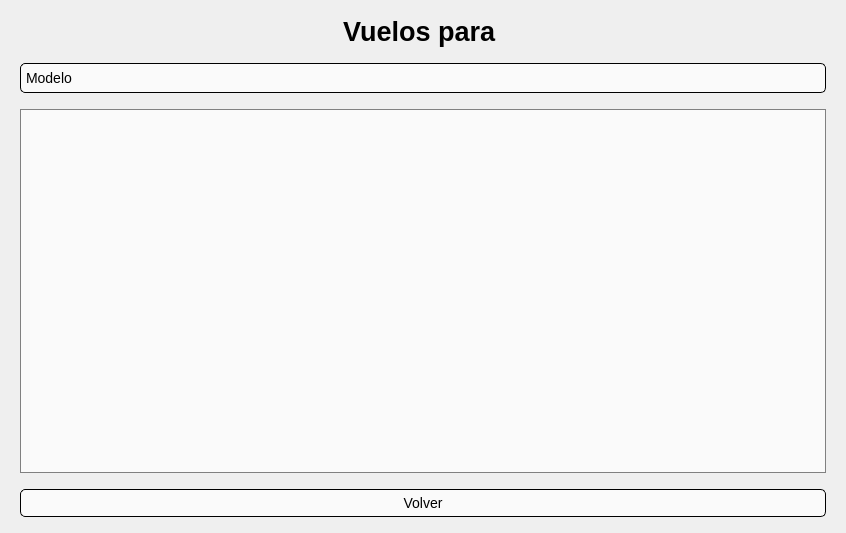
<?xml version="1.0" encoding="UTF-8"?>
<ui version="4.0">
 <class>MainWindow</class>
 <widget class="QMainWindow" name="MainWindow">
  <property name="geometry">
   <rect>
    <x>0</x>
    <y>0</y>
    <width>846</width>
    <height>533</height>
   </rect>
  </property>
  <property name="minimumSize">
   <size>
    <width>755</width>
    <height>485</height>
   </size>
  </property>
  <property name="windowTitle">
   <string>Vuelos App</string>
  </property>
  <property name="styleSheet">
   <string notr="true">QWidget#principal {
    background-image: url(recursos/media/fondo.jpg);
    background-repeat: no-repeat;
    background-position: center;
    background-size: cover; /* Ajusta la imagen al tamaño de la ventana */
}</string>
  </property>
  <widget class="QWidget" name="principal">
   <property name="styleSheet">
    <string notr="true"/>
   </property>
   <layout class="QVBoxLayout" name="verticalLayout_2">
    <property name="spacing">
     <number>16</number>
    </property>
    <property name="leftMargin">
     <number>20</number>
    </property>
    <property name="topMargin">
     <number>16</number>
    </property>
    <property name="rightMargin">
     <number>20</number>
    </property>
    <property name="bottomMargin">
     <number>16</number>
    </property>
    <item>
     <widget class="QLabel" name="Titulo">
      <property name="font">
       <font>
        <family>Arial</family>
        <pointsize>20</pointsize>
        <bold>true</bold>
       </font>
      </property>
      <property name="layoutDirection">
       <enum>Qt::LeftToRight</enum>
      </property>
      <property name="styleSheet">
       <string notr="true">color: black;</string>
      </property>
      <property name="text">
       <string>Vuelos para </string>
      </property>
      <property name="alignment">
       <set>Qt::AlignCenter</set>
      </property>
     </widget>
    </item>
    <item>
     <widget class="QComboBox" name="comboBox">
      <property name="styleSheet">
       <string notr="true">QComboBox {
    background-color: rgba(255, 255, 255, 180); /* Blanco transparente */
    border: 1px solid black; /* Borde negro */
    border-radius: 5px; /* Esquinas redondeadas */
    font-size: 14px; /* Tamaño del texto */
    padding: 5px; /* Espaciado interno */
}

QComboBox:hover {
    background-color: rgba(240, 240, 240, 200); /* Blanco más intenso al pasar el mouse */
}

QComboBox:pressed {
    background-color: rgba(220, 220, 220, 220); /* Blanco más oscuro al presionar */
}

QComboBox QAbstractItemView {
    background-color: rgba(255, 255, 255, 180); /* Fondo blanco transparente para el desplegable */
    border: 1px solid black; /* Borde negro */
    font-size: 14px; /* Tamaño del texto */
    selection-background-color: rgba(200, 200, 255, 150); /* Azul claro al seleccionar */
}

QComboBox QAbstractItemView::item {
    padding: 5px; /* Espaciado interno de los elementos */
    font-weight: normal; /* Texto en normal en los ítems */
}

QComboBox::drop-down {
    border: none; /* Sin borde para la flecha */
    background: transparent; /* Fondo transparente para la flecha */
    width: 20px; /* Ancho de la flecha */
}

QComboBox::down-arrow {
    border: none; /* Sin borde para la flecha */
    width: 12px; /* Ajustamos el tamaño de la flecha */
    height: 12px; /* Ajustamos el tamaño de la flecha */
    background-color: transparent; /* Fondo transparente para la flecha */
}
</string>
      </property>
      <property name="editable">
       <bool>false</bool>
      </property>
      <item>
       <property name="text">
        <string>Modelo</string>
       </property>
      </item>
      <item>
       <property name="text">
        <string>Categoria</string>
       </property>
      </item>
      <item>
       <property name="text">
        <string>Precio</string>
       </property>
      </item>
     </widget>
    </item>
    <item>
     <widget class="QTableWidget" name="tabla_vuelos">
      <property name="layoutDirection">
       <enum>Qt::LeftToRight</enum>
      </property>
      <property name="autoFillBackground">
       <bool>false</bool>
      </property>
      <property name="styleSheet">
       <string notr="true">QTableWidget {
    background-color: rgba(255, 255, 255, 180); /* Fondo blanco semi-transparente */
    border: 1px solid gray; /* Borde negro */
    gridline-color: black; /* Líneas de la tabla en negro */
    font-size: 14px;
    selection-background-color: rgba(100, 100, 255, 150); /* Color al seleccionar fila */
}

QHeaderView::section {
    background-color: rgba(255, 255, 255, 200); /* Fondo blanco para los encabezados */
    font-weight: bold;
    padding: 5px;
}

QTableWidget QHeaderView::section {
    border: none; /* Quitar bordes alrededor de los encabezados */
}

QTableWidget QTableCornerButton::section {
    background-color: rgba(255, 255, 255, 200); /* Esquina superior izquierda */
}

QHeaderView::section {
    background: rgba(255, 255, 255, 200); /* Fondo blanco en los encabezados */
    font-weight: bold; /* Negrita en los encabezados */
    border: 1px solid black;
}

QHeaderView::section:disabled {
    background: rgba(220, 220, 220, 180); /* Fondo de encabezados deshabilitados */
}

QHeaderView::section {
    border: 1px solid black; /* Borde negro */
    padding: 5px;
}

QTableWidget::horizontalHeader {
    qproperty-contains: false; /* Deshabilitar la interacción con los encabezados */
}</string>
      </property>
      <property name="frameShape">
       <enum>QFrame::NoFrame</enum>
      </property>
      <property name="frameShadow">
       <enum>QFrame::Sunken</enum>
      </property>
      <property name="lineWidth">
       <number>1</number>
      </property>
      <property name="horizontalScrollBarPolicy">
       <enum>Qt::ScrollBarAlwaysOff</enum>
      </property>
      <property name="sizeAdjustPolicy">
       <enum>QAbstractScrollArea::AdjustIgnored</enum>
      </property>
      <property name="editTriggers">
       <set>QAbstractItemView::NoEditTriggers</set>
      </property>
      <property name="dragDropMode">
       <enum>QAbstractItemView::NoDragDrop</enum>
      </property>
      <property name="alternatingRowColors">
       <bool>false</bool>
      </property>
      <property name="selectionMode">
       <enum>QAbstractItemView::SingleSelection</enum>
      </property>
      <property name="selectionBehavior">
       <enum>QAbstractItemView::SelectRows</enum>
      </property>
      <property name="textElideMode">
       <enum>Qt::ElideMiddle</enum>
      </property>
      <property name="showGrid">
       <bool>false</bool>
      </property>
      <property name="gridStyle">
       <enum>Qt::SolidLine</enum>
      </property>
      <property name="sortingEnabled">
       <bool>false</bool>
      </property>
      <property name="cornerButtonEnabled">
       <bool>false</bool>
      </property>
      <property name="rowCount">
       <number>0</number>
      </property>
      <property name="columnCount">
       <number>0</number>
      </property>
      <attribute name="horizontalHeaderVisible">
       <bool>true</bool>
      </attribute>
      <attribute name="horizontalHeaderCascadingSectionResizes">
       <bool>true</bool>
      </attribute>
      <attribute name="horizontalHeaderDefaultSectionSize">
       <number>190</number>
      </attribute>
      <attribute name="horizontalHeaderHighlightSections">
       <bool>false</bool>
      </attribute>
      <attribute name="horizontalHeaderStretchLastSection">
       <bool>true</bool>
      </attribute>
      <attribute name="verticalHeaderVisible">
       <bool>false</bool>
      </attribute>
      <attribute name="verticalHeaderHighlightSections">
       <bool>true</bool>
      </attribute>
     </widget>
    </item>
    <item>
     <widget class="QPushButton" name="bt_volver">
      <property name="styleSheet">
       <string notr="true">QPushButton {
    background-color: rgba(255, 255, 255, 180); /* Fondo blanco semi-transparente */
    border: 1px solid black;  /* Borde negro */
    border-radius: 5px;  /* Esquinas redondeadas */
    font-size: 14px;  /* Tamaño del texto */

    padding: 5px;  /* Espaciado interno */
}

QPushButton:hover {
    background-color: rgba(200, 200, 200, 200); /* Cambio de color al pasar el mouse */
}

QPushButton:pressed {
    background-color: rgba(180, 180, 180, 200); /* Color más oscuro al presionar */
}</string>
      </property>
      <property name="text">
       <string>Volver</string>
      </property>
     </widget>
    </item>
   </layout>
  </widget>
 </widget>
 <resources/>
 <connections/>
</ui>
